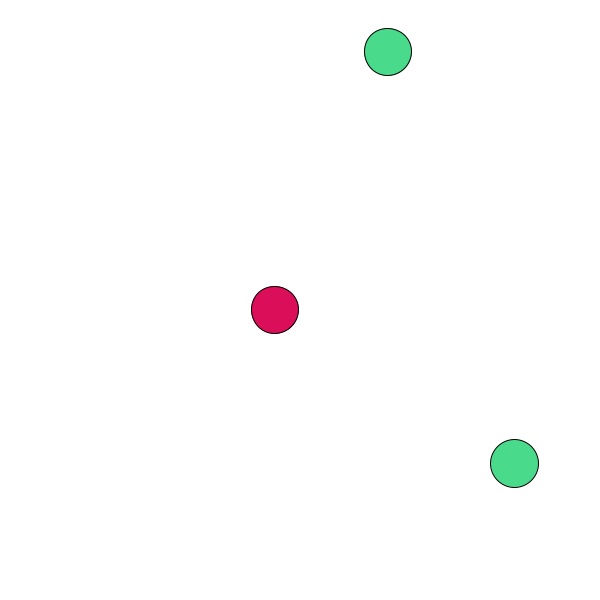
Frame 1 (no input)
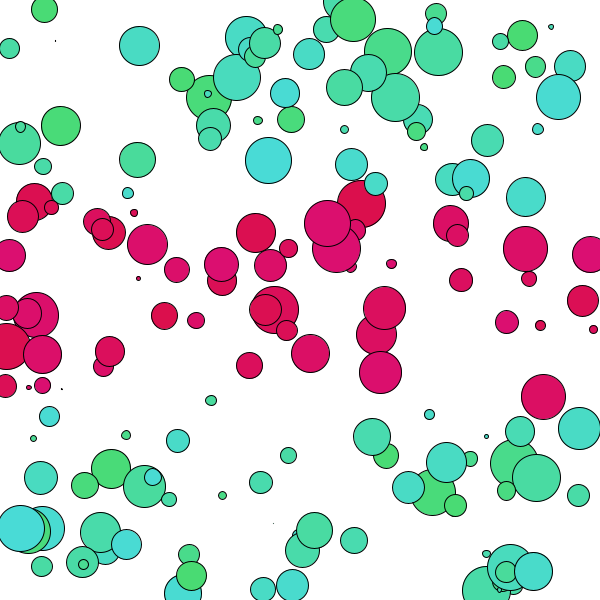
Frame 60 (the mouse pressed at the canvas centre just before this capture)
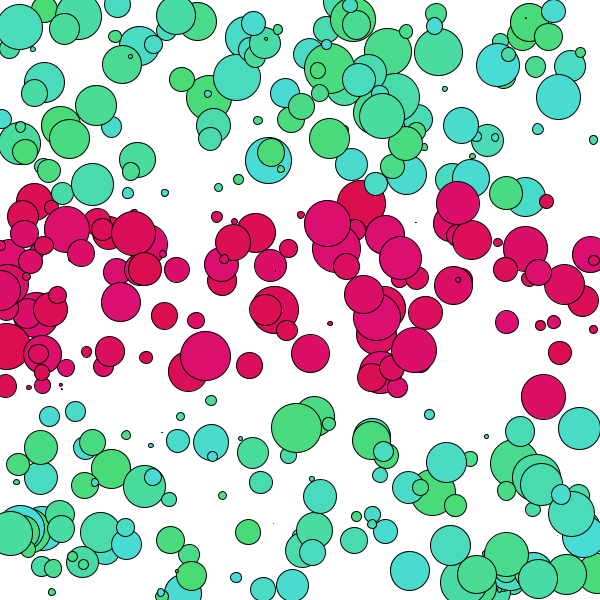
Frame 120 (the mouse held since frame 60 and released just before this capture)

The Processing sketch that drew these frames (run headless with seeded random() and noise(); from frame 60 on, the mouse is pressed at the canvas centre):

// Processing sketch: processing_58654
// ── processing_58654.pde

void setup () { // construção do stage
  size (600,600); // tamanho da janela
  background(255); // cor de fundo
  smooth(); // suaviza as formas
  
}
void draw() { // construção das formas/desenhos
  float posX1 = random (0,600); // atribui uma variavel para uma posição x aleatória do circulo
  float posY1 = random (0,200); // atribui uma variavel para uma posição y aleatória entre 0 a 200 do circulo
  float diametro = random (0,50); // atribui uma variavel para um diametro aleatório do circulo
  float be = random (115,218); // atribui uma variavel para um valor aleatório na escala dos azuis
  
  
  fill(73,219,be); // define a cor de preenchimento dos circulos
  ellipse (posX1,posY1, diametro, diametro); // contrução do circulo
  
  float posX2 = random (0,600); // atribui uma variavel para uma posição x aleatória do circulo
  float posY2 = random (400,600); // atribui uma variavel para uma posição y aleatória entre 400 a 600 do circulo
  
  fill (73,219,be);  //define a cor de preenchimento dos circulos
  ellipse (posX2, posY2, diametro, diametro); // construção dos circulos
  
  float postX1 = random (0,600); // atribui uma variavel para uma posição x aleatória do circulo
  float postY1 = random (200,400); // atribui uma variavel para uma posição y aleatória entre 200 a 400 do circulo
  float bt = random (77,115); // atribui uma variavel para um valor aleatório na escala dos azuis
  
  fill(219,15,bt); //define a cor de preenchimento dos circulos
  ellipse(postX1,postY1,diametro, diametro); // construção dos circulos
}
